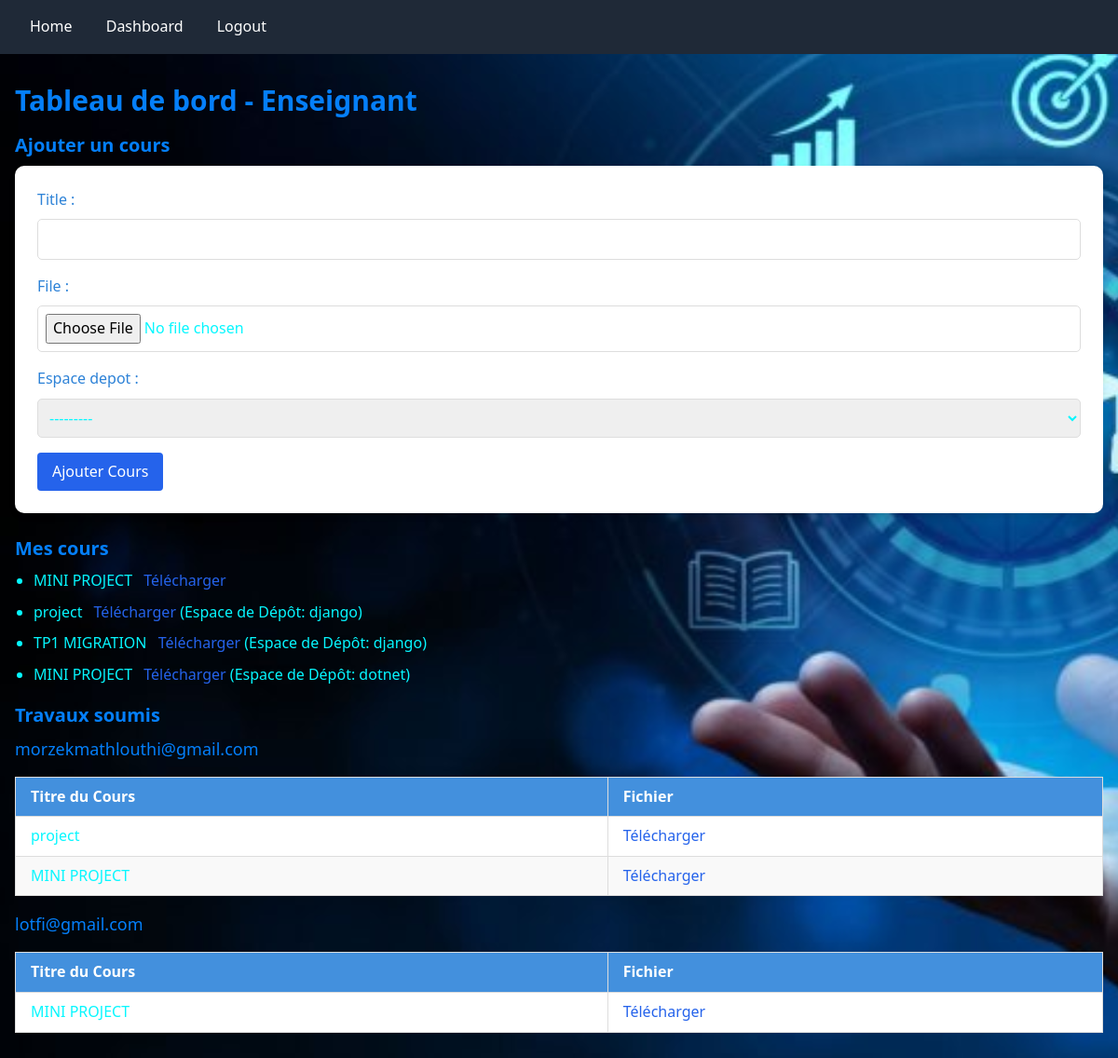
/dashboard/teacher/ (signed in), run on the app's committed database.
### core/models.py (models this page shows, shortened)
class Course(models.Model):
    title = models.CharField(max_length=200)
    teacher = models.ForeignKey(User, on_delete=models.CASCADE)
    file = models.FileField(upload_to='courses/', blank=True, null=True)
    espace_depot = models.ForeignKey('EspaceDepot', on_delete=models.SET_NULL,
                                     null=True, blank=True)  # Use string reference

class EspaceDepot(models.Model):
    nom = models.CharField(max_length=200)
    matiere = models.ForeignKey(Course, on_delete=models.CASCADE, related_name='espaces_depot', null=True, blank=True)
    def __str__(self):
        return self.nom

class Submission(models.Model):
    student = models.ForeignKey(User, on_delete=models.CASCADE)
    assignment = models.ForeignKey(Assignment, on_delete=models.CASCADE, null=True, blank=True)  # Optional
    course = models.ForeignKey(Course, on_delete=models.CASCADE, null=True, blank=True)  # Added
    file = models.FileField(upload_to='submissions/')
    grade = models.IntegerField(blank=True, null=True)
    feedback = models.TextField(blank=True, null=True)

class User(AbstractUser):
    USER_TYPE_CHOICES = (
        ('student', 'Student'),
        ('teacher', 'Teacher'),
        ('admin', 'Admin'),
    )
    user_type = models.CharField(
        max_length=10,
        choices=USER_TYPE_CHOICES,
        default='student'
    )
    profile_picture = models.ImageField(
        upload_to='profile_pictures/',
        null=True,
        blank=True
    )
    email = models.EmailField(unique=True)
    profile_picture = models.ImageField(
        upload_to='profile_pictures/',
        null=True,
        blank=True
    )
    USERNAME_FIELD = 'email'
    REQUIRED_FIELDS = ['username']

### core/views.py (the view)
# urls.py: path('dashboard/teacher/', views.teacher_dashboard, name='teacher_dashboard'),
@login_required
def teacher_dashboard(request):
    if request.user.user_type != 'teacher':
        messages.error(request, "Accès réservé aux enseignants.")
        return redirect('home')
    courses = Course.objects.filter(teacher=request.user)
    if request.method == 'POST':
        form = CourseForm(request.POST, request.FILES)
        if form.is_valid():
            course = form.save(commit=False)
            course.teacher = request.user
            course.save()
            messages.success(request, "Cours ajouté avec succès.")
            return redirect('teacher_dashboard')
    else:
        form = CourseForm()
    submissions_by_student = {}
    for course in courses:
        for submission in Submission.objects.filter(course=course):
            student_email = submission.student.email
            if student_email not in submissions_by_student:
                submissions_by_student[student_email] = []
            submissions_by_student[student_email].append(submission)
    return render(request, 'core/teacher_dashboard.html', {
        'courses': courses,
        'form': form,
        'submissions_by_student': submissions_by_student
    })

### core/forms.py
class CourseForm(forms.ModelForm):
    class Meta:
        model = Course
        fields = ['title', 'file', 'espace_depot']  # This should now work

### templates/core/teacher_dashboard.html (shortened to what this page needs)
{% extends 'base.html' %}
{% block content %}
<div class="container mx-auto p-4">
    <h1 class="text-3xl font-bold mb-4">Tableau de bord - Enseignant</h1>
    <h2 class="text-xl font-semibold mb-2">Ajouter un cours</h2>
    <form method="post" enctype="multipart/form-data" class="mb-6">
        {{ form.as_p }}
        <button type="submit" class="bg-blue-600 text-white px-4 py-2 rounded hover:bg-blue-700">Ajouter Cours</button>
    </form>
    {% if courses %}
        <h2 class="text-xl font-semibold mb-2">Mes cours</h2>
        <ul class="list-disc pl-5 mb-4">
            {% for course in courses %}
                <li class="mb-2">
                    {{ course.title }}
                    {% if course.file %}
                        <a href="{% url 'download_course' course.id %}" class="text-blue-600 hover:underline ml-2">Télécharger</a>
                    {% endif %}
                    {% if course.espace_depot %}
                        (Espace de Dépôt: {{ course.espace_depot.nom }})
                    {% endif %}
                </li>
            {% endfor %}
        </ul>
    {% else %}
        <p>Vous n'avez pas encore ajouté de cours.</p>
    {% endif %}
{% if submissions_by_student %}
    <h2 class="text-xl font-semibold mb-2">Travaux soumis</h2>
    {% for student_email, submissions in submissions_by_student.items %}
        <div class="mb-4">
            <h3 class="text-lg font-medium">{{ student_email }}</h3>
            <table class="min-w-full bg-white border border-gray-300">
                <thead>
                    <tr class="bg-gray-200">
                        <th class="border px-4 py-2">Titre du Cours</th>
                        <th class="border px-4 py-2">Fichier</th>
                    </tr>
                </thead>
                <tbody>
                    {% for submission in submissions %}
                        <tr>
                            <td class="border px-4 py-2">{{ submission.course.title|default:"Non spécifié" }}</td>
                            <td class="border px-4 py-2">
                                {% if submission.file and submission.file.url %}
                                    <a href="{{ submission.file.url }}" class="text-blue-600 hover:underline">Télécharger</a>
                                {% else %}
                                    Aucun fichier
                                {% endif %}
                            </td>
                        </tr>
                    {% endfor %}
                </tbody>
            </table>
        </div>
    {% endfor %}
{% else %}
    <p>Aucun travail soumis pour le moment.</p>
{% endif %}
{% endblock %}

### templates/base.html (shortened to what this page needs)
<!DOCTYPE html>
<html>
<head>
    <link href="https://cdn.jsdelivr.net/npm/tailwindcss@2.2.19/dist/tailwind.min.css" rel="stylesheet">
    {% load static %}
    <link rel="stylesheet" href="{% static 'css/styles.css' %}">
</head>
<body class="bg-cover bg-center" style="background-image: url('{% get_media_prefix %}s.jpg');">
    <nav class="bg-gray-800 text-white p-4">
        <a href="{% url 'home' %}" class="mr-4">Home</a>
        {% if user.is_authenticated %}
            {% if user.user_type == 'teacher' %}
                <a href="{% url 'teacher_dashboard' %}" class="mr-4">Dashboard</a>
            {% elif user.user_type == 'student' %}
                <a href="{% url 'student_dashboard' %}" class="mr-4">Dashboard</a>
            {% elif user.user_type == 'admin' %}
                <a href="{% url 'admin_dashboard' %}" class="mr-4">Dashboard</a>
            {% endif %}
            <a href="{% url 'logout' %}" class="mr-4">Logout</a>
        {% else %}
            <a href="{% url 'login' %}" class="mr-4">Login</a>
            <a href="{% url 'register' %}" class="mr-4">Register</a>
        {% endif %}
    </nav>
    {% block content %}{% endblock %}
</body>
</html>

### static/css/styles.css (style rules this page uses)
* { margin: 0; padding: 0; box-sizing: border-box; }
body { font-family: 'Segoe UI', Tahoma, Geneva, Verdana, sans-serif; background-color: #f4f7fa; color: rgb(6, 247, 255); line-height: 1.6; }
nav a { color: white; margin: 0 1rem; text-decoration: none; font-weight: 500; }
.container { max-width: 1200px; margin: 2rem auto; padding: 0 1rem; }
h1 { color: #057ff9; font-size: 2.5rem; margin-bottom: 1.5rem; }
h2 { color: #047ffb; font-size: 1.8rem; margin-bottom: 1rem; }
h3 { color: #047ffa; font-size: 1.5rem; margin-bottom: 0.5rem; }
a { color: #3498db; text-decoration: none; transition: color 0.2s; }
table { width: 100%; border-collapse: collapse; margin-top: 1rem; }
th, td { padding: 0.75rem; text-align: left; border: 1px solid #ddd; }
th { background-color: #4390dd; color: white; }
tr:nth-child(even) { background-color: #f9f9f9; }
form { background-color: white; padding: 1.5rem; border-radius: 10px; box-shadow: 0 4px 6px rgba(0, 0, 0, 0.1); margin-bottom: 2rem; }
form label { display: block; margin-bottom: 0.5rem; color: #2d82d7; }
form input, form select, form textarea { width: 100%; padding: 0.5rem; margin-bottom: 1rem; border: 1px solid #ddd; border-radius: 5px; font-size: 1rem; }

### data on the page
Course: title "MINI PROJECT", shows "Télécharger"
Course: title "project", shows "Télécharger", espace_depot.nom "django"
Course: title "TP1 MIGRATION", shows "Télécharger", espace_depot.nom "django"
Course: title "MINI PROJECT", shows "Télécharger", espace_depot.nom "dotnet"
Submission: email "morzekmathlouthi@gmail.com", course "project"
Submission: course "MINI PROJECT"
Submission: email "lotfi@gmail.com", course "MINI PROJECT"
